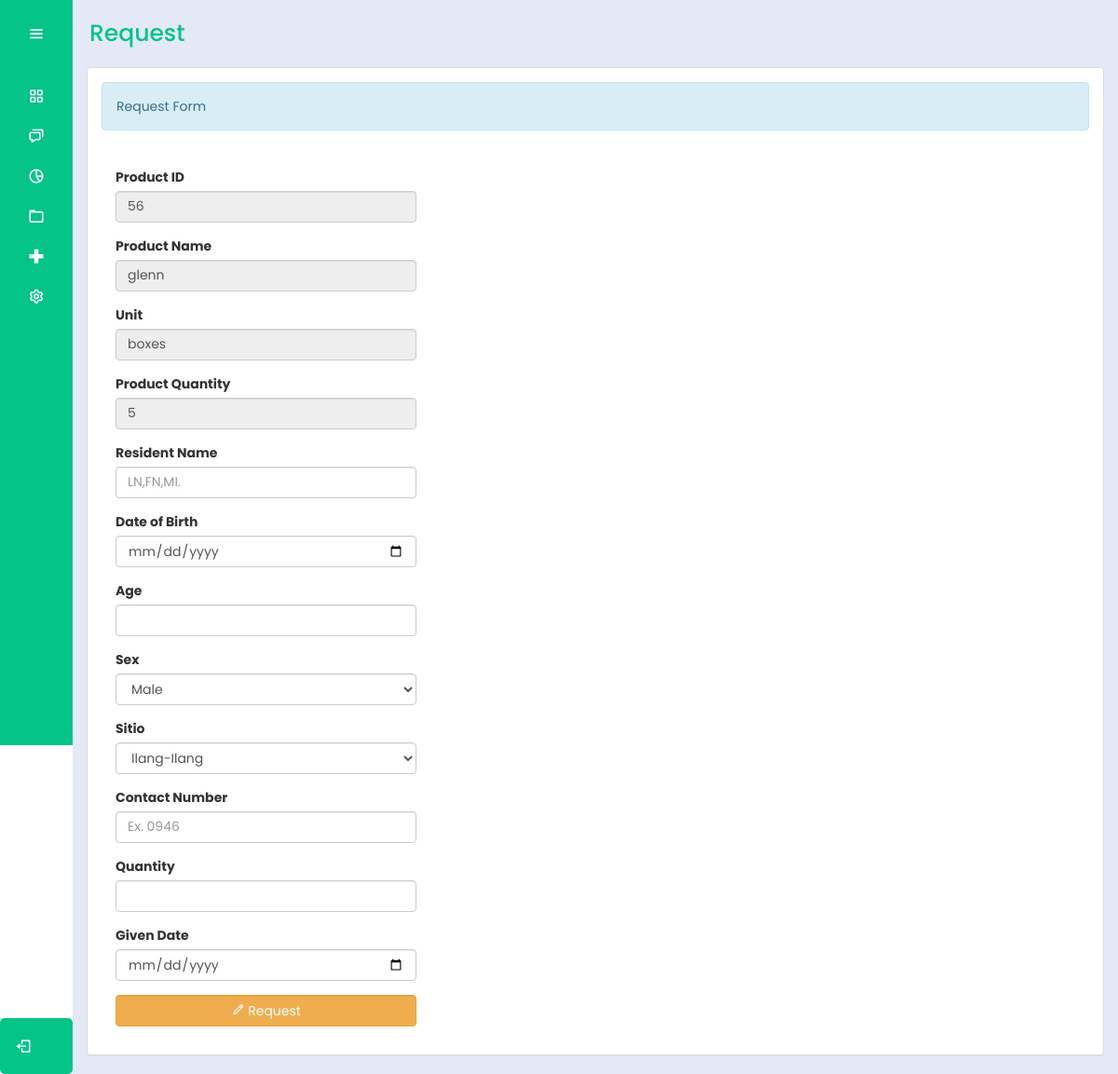
The app's page /bhw/request.php?productName=glenn (signed in), older data.
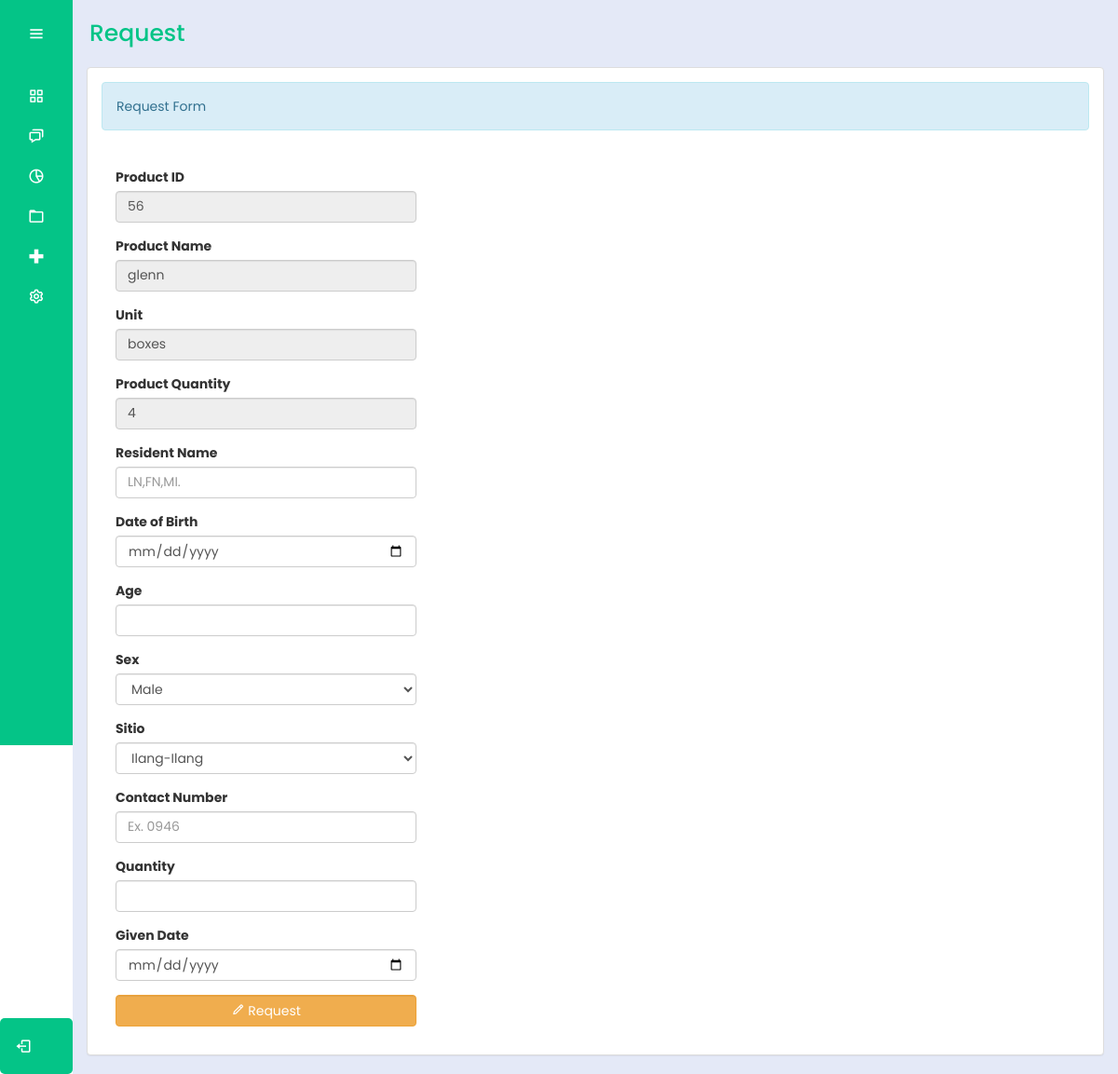
The same page, newer data.
### tables this page shows
CREATE TABLE `medicines` (
  `productId` int(30) NOT NULL,
  `productName` varchar(100) NOT NULL,
  `sponsor` varchar(100) NOT NULL,
  `unit` varchar(100) NOT NULL,
  `batch` varchar(100) NOT NULL,
  `quantity1` int(10) NOT NULL,
  `total` int(10) NOT NULL,
  `expDate` date NOT NULL,
  `status` varchar(100) NOT NULL,
  `action` varchar(100) NOT NULL
);

### bhw/request.php (the view, shortened to what the changed rows need)
<?php
@include "../connection/connect.php";
if(isset($_SESSION['user_data'])){
?>
<!DOCTYPE html>
<html lang="en">
<head>
    <link rel="stylesheet" type="text/css" href="../css/bootstrap.css" />
    <link rel="stylesheet" type="text/css" href="../css/style.css" />
    <link rel="stylesheet" href="../cssmainmenu/style.css">
    <link href='https://unpkg.com/boxicons@2.1.4/css/boxicons.min.css' rel='stylesheet'>
</head>
<body>
    <div class="sidebar">
        <div class="logo_details">
            <i class="bx bx-menu" id="btn"></i>
        </div>
        <ul class="nav-list">
            <li>
                <a href="homemedd.php">
                    <i class="bx bx-grid-alt"></i>
                </a>
            </li>
            <li>
                <a href="../logout.php">
                    <i class="bx bx-chat"></i>
                </a>
            </li>
            <li>
                <a href="#">
                    <i class="bx bx-pie-chart-alt-2"></i>
                </a>
            </li>
            <li>
                <a href="userRecMed.php">
                    <i class="bx bx-folder"></i>
                </a>
            </li>
            <li>
                <a href="medicinee.php">
                    <i class="bx bx-plus-medical"></i>
                </a>
            </li>
            <li>
                <a href="#">
                    <i class="bx bx-cog"></i>
                </a>
            </li>
            <li class="profile">
                <div class="profile_details">
                </div>
                <a href="../logout.php" id="log_out">
                    <i class="bx bx-log-out"></i>
                </a>
            </li>
        </ul>
    </div>
    <section class="home-section">
        <div class="text">Request</div>
        <div class="container-fluid">
            <div class="panel panel-default">
                <div class="panel-body">
                    <div class="alert alert-info">Request Form</div>
                    <br />
                    <div class="col-md-4">
                        <?php
                        $productName = isset($_GET['productName']) ? $_GET['productName'] : '';
                        $query = $conn->query("SELECT * FROM `medicines` WHERE productName = '$productName'") or die(mysqli_error());
                        $fetch = $query->fetch_array();
                        ?>
                        <form method="POST" enctype="multipart/form-data">
                            <div class="form-group">
                                <label>Product ID</label>
                                <input type="text" class="form-control" name="productId"
                                    value="<?php echo $fetch['productId']; ?>" readonly />
                            </div>
                            <div class="form-group">
                                <label>Product Name</label>
                                <input type="text" class="form-control" name="productName"
                                    value="<?php echo $fetch['productName']; ?>" readonly />
                            </div>
                            <div class="form-group">
                                <label>Unit</label>
                                <input type="text" class="form-control" name="unit"
                                    value="<?php echo $fetch['unit']; ?>" readonly />
                            </div>
                            <div class="form-group">
                                <label>Product Quantity</label>
                                <input type="text" class="form-control" name="total"
                                    value="<?php echo $fetch['total']; ?>" readonly />
                            </div>
                            <div class="form-group" required="required">
                                <label>Resident Name</label>
                                <input type="text" class="form-control" name="residentName" placeholder="LN,FN,MI." required  />
                            </div>
                            <div class="form-group" required="required">
                                <label>Date of Birth</label>
                                <input type="date" class="form-control" name="dateBirth" required/>
                            </div>
                            <div class="form-group" required="required">
                                <label>Age</label>
                                <input type="text" class="form-control" name="age" required />
                            </div>
                            <div class="form-group" required="required">
                                <label>Sex</label>
                                <select class="form-control" required="required" name="sex" required>
                                    <option value="Male">Male</option>
                                </select>
                            </div>
                            <div class="form-group">
                                <label>Sitio</label>
                                <select class="form-control" required="required" name="address" required>
                                    <option value="IlangIlang">Ilang-Ilang</option>
                                </select>
                            </div>
                            <div class="form-group" required="required" >
                                <label>Contact Number</label>
                                <input type="text" class="form-control" name="contactNumber" placeholder ="Ex. 0946" required />
                            </div>
                            <div class="form-group" required="required" required>
                                <label>Quantity</label>
                                <input type="number"  min="0" max="999999999" class="form-control"
                                    name="quantity_req"  placeholder ="" required />
                            </div>
                            <div class="form-group" required="required" required>
                                <label>Given Date</label>
                                <input type="date" class="form-control" name="givenDate" required />
                            </div>
                            <div class="form-group">
                                <button name="add_rec" class="btn btn-warning form-control"><i
                                        class="bx bx-pencil"></i> Request</button>
                            </div>
						</form>
                    </div>
                </div>
            </div>
        </div>
    </section>
    <?php
}
else{
	header("Location:.././index.php?error=UnAuthorized Access");
}

Row changes from the older to the newer data that the page shows:
changed medicines "glenn": total "5" → "4"
